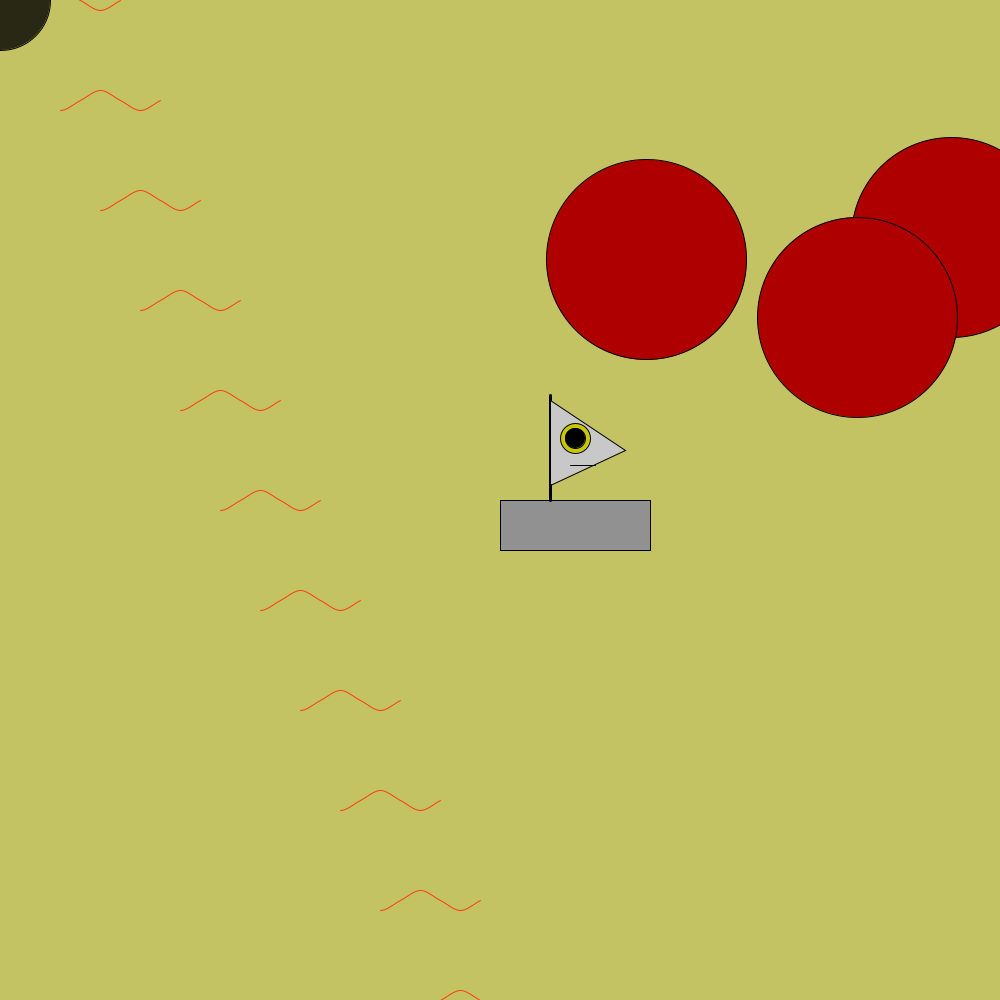
Frame 1 (no input)
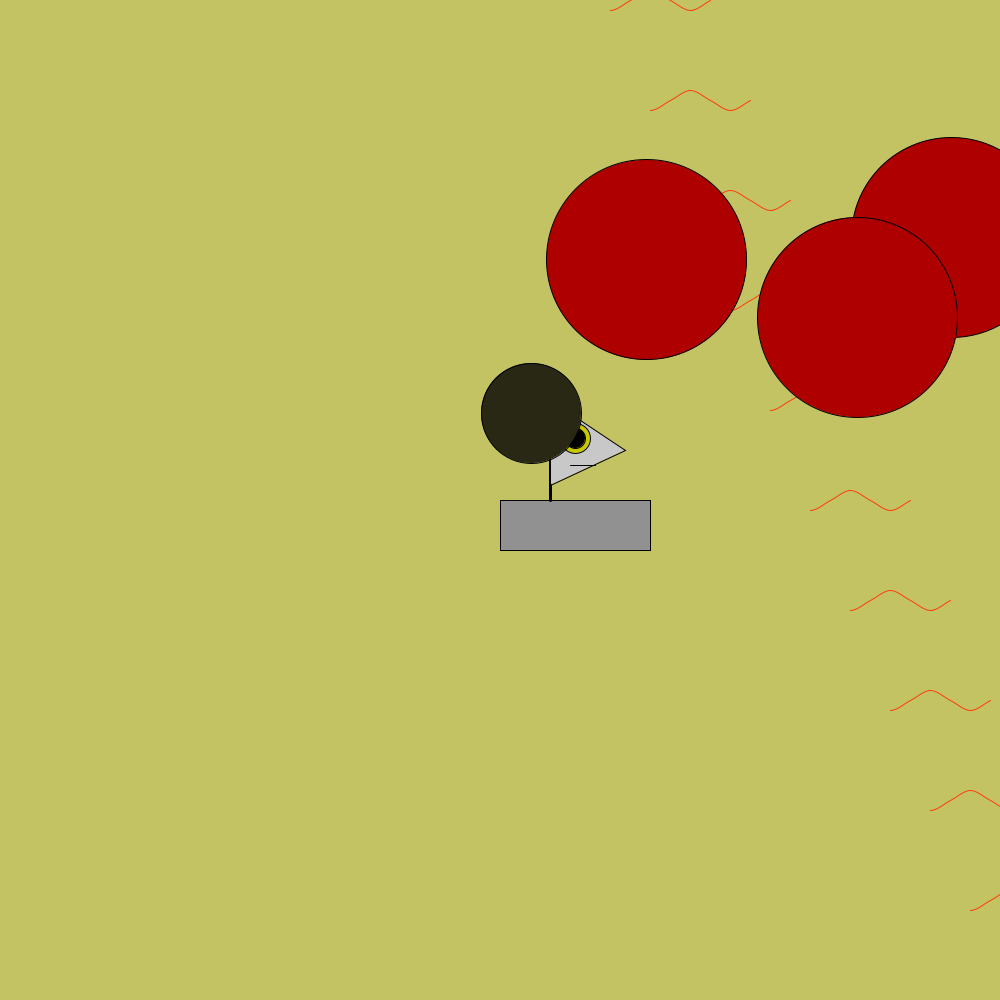
Frame 60 (the mouse pressed at the canvas centre just before this capture)
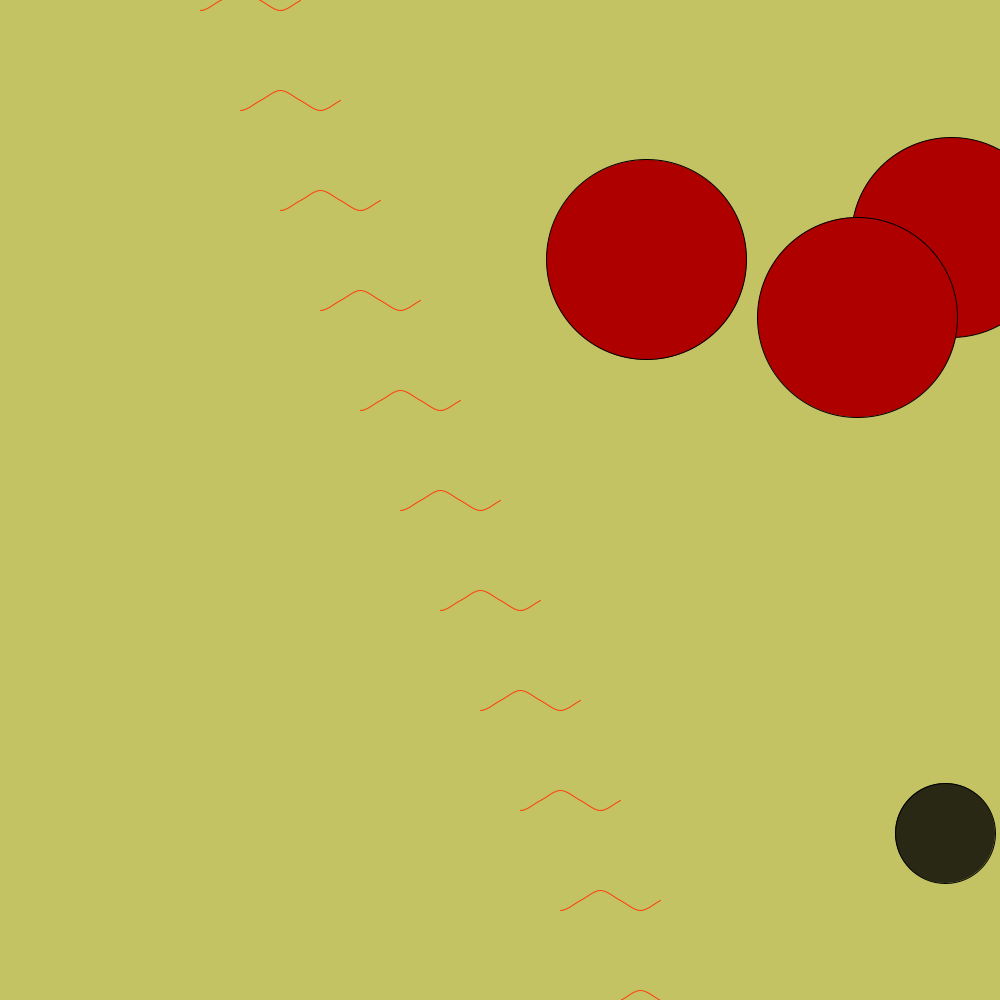
Frame 120 (the mouse held since frame 60 and released just before this capture)

The Processing sketch that drew these frames (run headless with seeded random() and noise(); from frame 60 on, the mouse is pressed at the canvas centre):

// Processing sketch: f17magd150lab04_ochowski
// ── f17magd150lab04_ochowski.pde
/* @alecOchowski
   Section 03
   Tested & fully operational as of 10/10/2017 */

/* Instructions: Move the boat with WASD. Click on an object to fire your tomato sauce laser at it.
   Shooting a pepperoni scores 10 points; deflecting the sausage scores 1.
   Avoid colliding with the sausage; if you do, your ship will sink! */

public int score = 0;  //Pretty self-explanatory; it's a quantification of the player's performance
public int highScore = 0;  //The highest score that the player has achieved
public int rectAurek = 500;  //The alpha coordinate for determining the size of the boat's hull and the relative positions of all other boat components
public int rectBesh = 500;  //The beta coordinate for determining the size of the boat's hull and the relative positions of all other boat components
public int rectLength = 150;  //The length of the boat
public int rectHeight = 50;  //The height of the boat
public int waveStart = 0;  //The horizontal position of the cheesey waves
public int waveHeight = 0;  //The vertical position of the cheesey waves
public float pepAX = random(0, 1000);  //The X coordinate for pepperoni A
public float pepAY = random(0, 1000);  //The Y coordinate for pepperoni A
public float pepBX = random(0, 1000);  //The X coordinate for pepperoni B
public float pepBY = random(0, 1000);  //The Y coordinate for pepperoni B
public float pepCX = random(0, 1000);  //The X coordinate for pepperoni C
public float pepCY = random(0, 1000);  //The Y coordinate for pepperoni C
public int pepAcd = 0;  //The respawn cooldown for pepperoni A
public int pepBcd = 0;  //The respawn cooldown for pepperoni B
public int pepCcd = 0;  //The respawn cooldown for pepperoni C
public int sauX = 0;  //The X coordinate for the sausage
public int sauY = 0;  //The Y coordinate for the sausage
public boolean xDir = true;  //Whether the sausage is moving left or right
public boolean yDir = true;  //Whether the sausage is moving up or down
public boolean showBoat = true; //Whether or not the boast is visible
public boolean showPepA = true; //Whether or not the first pepperoni is visible
public boolean showPepB = true; //Whether or not the second pepperoni is visible
public boolean showPepC = true; //Whether or not the third pepperoni is visible
public boolean showSausage = true; //Whether or not the sausage is visible

void setup(){
  background(195, 195, 100);
  size(1000,1000);
  score = 0;
  rectAurek = 500;
  rectBesh = 500;
  showBoat = true;
  showPepA = true;
  showPepB = true;
  showPepC = true;
}

void draw(){
  //The Cheese Sea
  background(195, 195, 100);
  int modifier = 0;
  for(int i = 0; i < 11; i++){
    noFill();
    stroke(255, 60, 10);
    strokeWeight(1);
    beginShape();
    curveVertex(waveStart + modifier, waveHeight);
    curveVertex(waveStart + 20 + modifier, waveHeight + 10);
    curveVertex(waveStart + 40 + modifier, waveHeight);
    curveVertex(waveStart + 60 + modifier, waveHeight - 10);
    curveVertex(waveStart + 80 + modifier, waveHeight);
    curveVertex(waveStart + 100 + modifier, waveHeight + 10);
    curveVertex(waveStart + 120 + modifier, waveHeight);
    curveVertex(waveStart + 140 + modifier, waveHeight - 10);
    endShape();
    waveHeight+=100;
    modifier+=40;
  }
  waveHeight = 0;
  waveStart+=10;
  if(waveStart > 1000){
    waveStart = 0;
  }
  //Pepperoni
  fill(175, 0, 0);
  stroke(0);
  strokeWeight(1);
  if(showPepA){
    ellipse(pepAX, pepAY, 200, 200);
  }
  else{
    if(pepAcd <= millis()){
      pepAX = random(0, 1000);
      pepAY = random(0, 1000);
      showPepA = true;
    }
  }
  if(showPepB){
    ellipse(pepBX, pepBY, 200, 200);
  }
  else{
    if(pepBcd <= millis()){
      pepBX = random(0, 1000);
      pepBY = random(0, 1000);
      showPepB = true;
    }
  }
  if(showPepC){
    ellipse(pepCX, pepCY, 200, 200);
  }
  else{
    if(pepCcd <= millis()){
      pepCX = random(0, 1000);
      pepCY = random(0, 1000);
      showPepC = true;
    }
  }
  //<i>The Anchovy</i> (Boat)
  if(showBoat){
    //Hull
    strokeWeight(1);
    fill(145);
    rect(rectAurek, rectBesh, rectLength, rectHeight);
    //Mast
    strokeWeight(3);
    line(rectAurek+50, rectBesh, rectAurek+50, rectBesh-105);
    //Sail
    strokeWeight(1);
    fill(200);
    triangle(rectAurek+50, rectBesh-15, rectAurek+125, rectBesh-50, rectAurek+50, rectBesh-100);
    //Sail Design
    fill(200, 200, 0);
    ellipse(rectAurek+75, rectBesh-62, 30, 30);
    fill(0);
    ellipse(rectAurek+75, rectBesh-62, 20, 20);
    line(rectAurek+70, rectBesh-35, rectAurek+95, rectBesh-35);
  }
  //Sausage
    fill(40, 40, 20);
    ellipse(sauX, sauY, 100, 100);
    if(xDir == true){
      sauX+=9;
      if(sauX >= 1000){
        xDir = false;
      }
    }
    else{
      sauX-=9;
      if(sauX <= 0){
        xDir = true;
      }
    }
    if(yDir == true){
      sauY+=7;
      if(sauY >= 1000){
        yDir = false;
      }
    }
    else{
      sauY-=7;
      if(sauY <= 0){
        yDir = true;
      }
    }
  //Check for sausage collisons
    if((sauX < rectAurek + 150 && sauX > rectAurek) && (sauY > rectBesh && sauY < rectBesh + 150)){
      gameEnd();
    }
}

void keyPressed(){
  //Ship movement... it even works when Caps Lock is on... but that's why there's (too) much code
  switch(key){
    case('W'):{
      rectBesh-=5;
      if(rectBesh < 0){
        rectBesh = 0;
        println("First Mate Margok: The current here is too strong to continue, cap'n!");
      }
      break;
    }
    case('A'):{
      rectAurek-=5;
      rectAurek-=5;
      if(rectAurek < -50){
        rectAurek = -50;
        println("First Mate Margok: The current here is too strong to continue, cap'n!");
      }
      break;
    }
    case('S'):{
      rectBesh+=5;
      if(rectBesh > 1000){
        rectBesh = 1000;
        println("First Mate Margok: The current here is too strong to continue, cap'n!");
      }
      break;
    }
    case('D'):{
      rectAurek+=5;
      if(rectAurek > 950){
        rectAurek = 950;
        println("First Mate Margok: The current here is too strong to continue, cap'n!");
      }
      break;
    }
    case('w'):{
      rectBesh-=5;
      if(rectBesh < 0){
        rectBesh = 0;
        println("First Mate Margok: The current here is too strong to continue, cap'n!");
      }
      break;
    }
    case('a'):{
      rectAurek-=5;
      if(rectAurek < -50){
        rectAurek = -50;
        println("First Mate Margok: The current here is too strong to continue, cap'n!");
      }
      break;
    }
    case('s'):{
      rectBesh+=5;
      if(rectBesh > 1000){
        rectBesh = 1000;
        println("First Mate Margok: The current here is too strong to continue, cap'n!");
      }
      break;
    }
    case('d'):{
      rectAurek+=5;
      if(rectAurek > 950){
        rectAurek = 950;
        println("First Mate Margok: The current here is too strong to continue, cap'n!");
      }
      break;
    }
    default:{
      if(showBoat == false){
        setup();
      }
    }
 }
} 

void mousePressed(){
  //Tomato Sauce Cannon Beams
  if(showBoat){
    fill(80, 0, 0);
    strokeWeight(6);
    if((mouseX > pepAX - 100 && mouseX < pepAX + 100) && (mouseY > pepAY - 100 && mouseY < pepAY + 100) && showPepA){
      line(rectAurek, rectBesh, mouseX, mouseY);
      score+=10;
      println("Gunner Coratanni: Nice shot! Our score is " + score + ".");
      showPepA = false;
      pepAcd = millis() + 1500;
    }
    if((mouseX > pepBX - 100 && mouseX < pepBX + 100) && (mouseY > pepBY - 100 && mouseY < pepBY + 100) && showPepB){
      line(rectAurek, rectBesh, mouseX, mouseY);
      score+=10;
      println("Gunner Coratanni: Nice shot! Our score is " + score + ".");
      showPepB = false;
      pepBcd = millis() + 1500;
    }
    if((mouseX > pepCX - 100 && mouseX < pepCX + 100) && (mouseY > pepCY - 100 && mouseY < pepCY + 100) && showPepC){
      line(rectAurek, rectBesh, mouseX, mouseY);
      score+=10;
      println("Gunner Coratanni: Nice shot! Our score is " + score + ".");
      showPepC = false;
      pepCcd = millis() + 1500;
    }
    if((mouseX > sauX - 50 && mouseX < sauX + 50) && (mouseY > sauY - 50 && mouseY < sauY + 50)){
      line(rectAurek, rectBesh, mouseX, mouseY);
      score+=1;
      println("Helmsman Ruugar: Threat deflected. Our score is " + score + ".");
      if(xDir == true && (int)random(1,2) == 1){
        xDir = false;
      }
      else{
        xDir = true;
      }
      if(yDir == false && (int)random(1,2) == 2){
        yDir = true;
      }
      else{
        yDir = false;
      }
    }
  }
}

void gameEnd(){
  showBoat = false;
  if(score > highScore){
    highScore = score;
  }
  println("First Mate Margok: Sausage attack! We're going down!");
  println("Helmsman Ruugar: Your score was " + score + "; your high score is " + highScore + ".");
  println("Gunner Coratanni: Press any non-movement key to fix up the ship and try again!");
}
